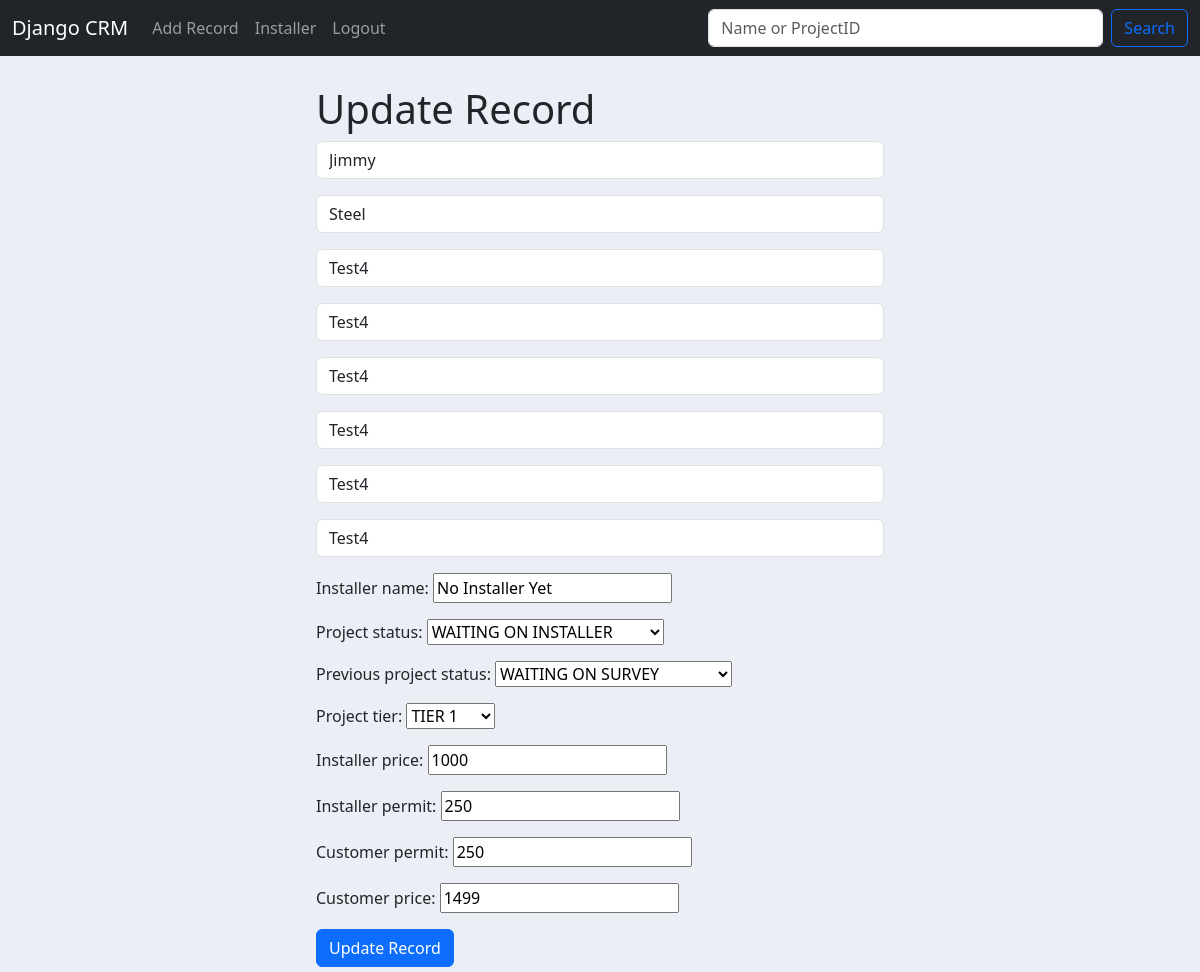
Page /update_record/3 (signed in) on the committed database.
### website/models.py (models this page shows, shortened)
class Record(models.Model):
    created_at = models.DateTimeField(auto_now_add=True)
    first_name = models.CharField(max_length=50)
    last_name = models.CharField(max_length=50)
    email = models.CharField(max_length=75)
    phone = models.CharField(max_length=12)
    address = models.CharField(max_length=100)
    city = models.CharField(max_length=50)
    state = models.CharField(max_length=25)
    zipcode = models.CharField(max_length=10)
    installer_name = models.CharField(max_length=50, default='No Installer Yet')
    project_status = models.CharField(max_length=50, choices=PROJECT_STATUS, default='Waiting on Survey')
    previous_project_status = models.CharField(max_length=50, choices=PROJECT_STATUS, default='Waiting on Survey')
    project_tier = models.CharField(max_length=50, choices=PROJECT_TIERS, default=' ')
    installer_price = models.IntegerField(default=' ', null=True)
    installer_permit = models.IntegerField(default=' ', null=True)
    customer_permit = models.IntegerField(default=' ', null=True)
    customer_price = models.IntegerField(default=' ', null=True)

### website/decorators.py (the view)
        def wrapper_func(request, *args, **kwargs):
            group = None
            if request.user.groups.exists():
                group = request.user.groups.all()[0].name
            if group in allowed_roles:
                return view_func(request, *args, **kwargs)
            else:
                messages.warning(request, "You don't have access to do this!", extra_tags='danger')
                return redirect(request.META.get('HTTP_REFERER', 'home'))

### website/views.py (called while the page is built, shortened)
@allowed_user(allowed_roles=['Admin'])
def update_record(request, pk):
    if request.user.is_authenticated:
        current_record = Record.objects.get(id=pk)
        form = AddRecordForm(request.POST or None, instance=current_record)
        return render(request, 'update_record.html', {'form': form})
    else:
        messages.success(request, "You must be logged in to Update a Record!", extra_tags='warning')
        return redirect('home')

### website/templates/update_record.html (shortened to what this page needs)
{% extends 'base.html' %}
{% block content %}
<div class = "col-md-6 offset-md-3">
    <h1> Update Record </h1>
    <form method="POST">
        {{form.as_p}}
        <button type="submit" class="btn btn-primary">Update Record</button>
    </form>
</div>
{% endblock %}

### website/templates/base.html (style rules this page uses)
body { background-color: #ebeff5; }

### rows in the picture
Record: first_name "Jimmy", last_name "Steel", email "Test4", phone "Test4", address "Test4", city "Test4", state "Test4", zipcode "Test4", installer_name "No Installer Yet", project_status "WAITING ON INSTALLER", previous_project_status "WAITING ON SURVEY", project_tier "TIER 1", installer_price "1000", installer_permit "250", customer_permit "250", customer_price "1499"
